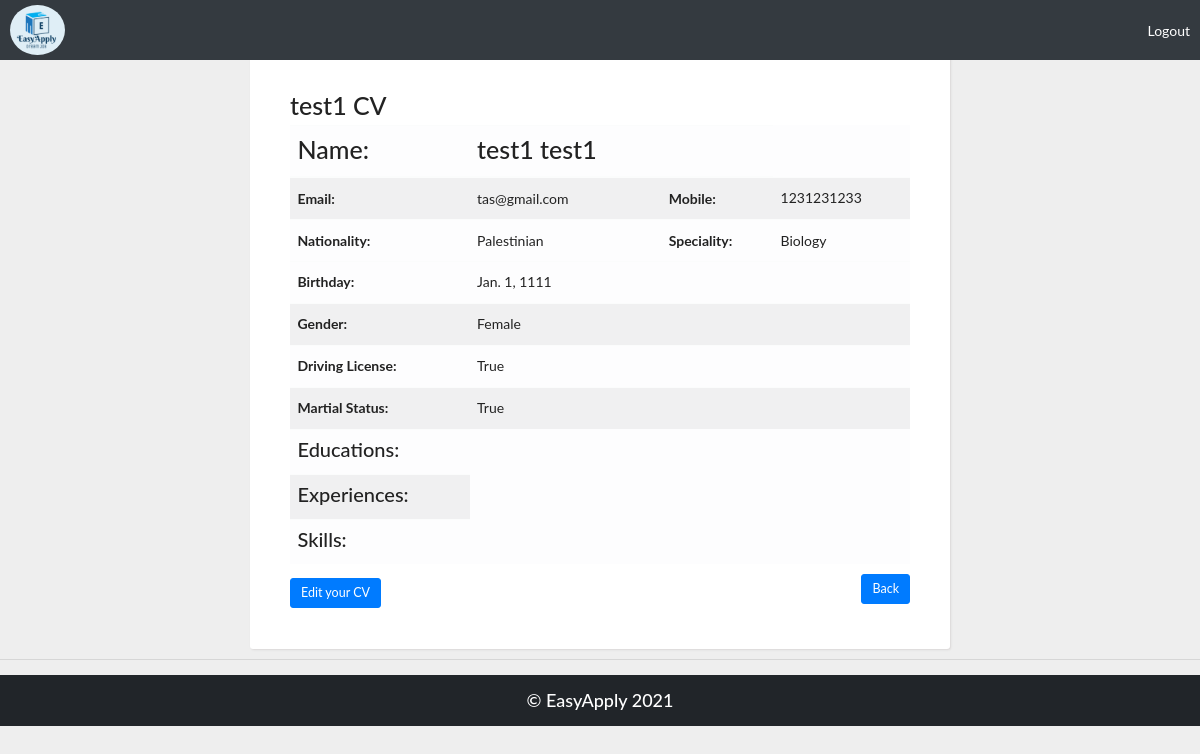
Before: /view (signed in) with the older database file.
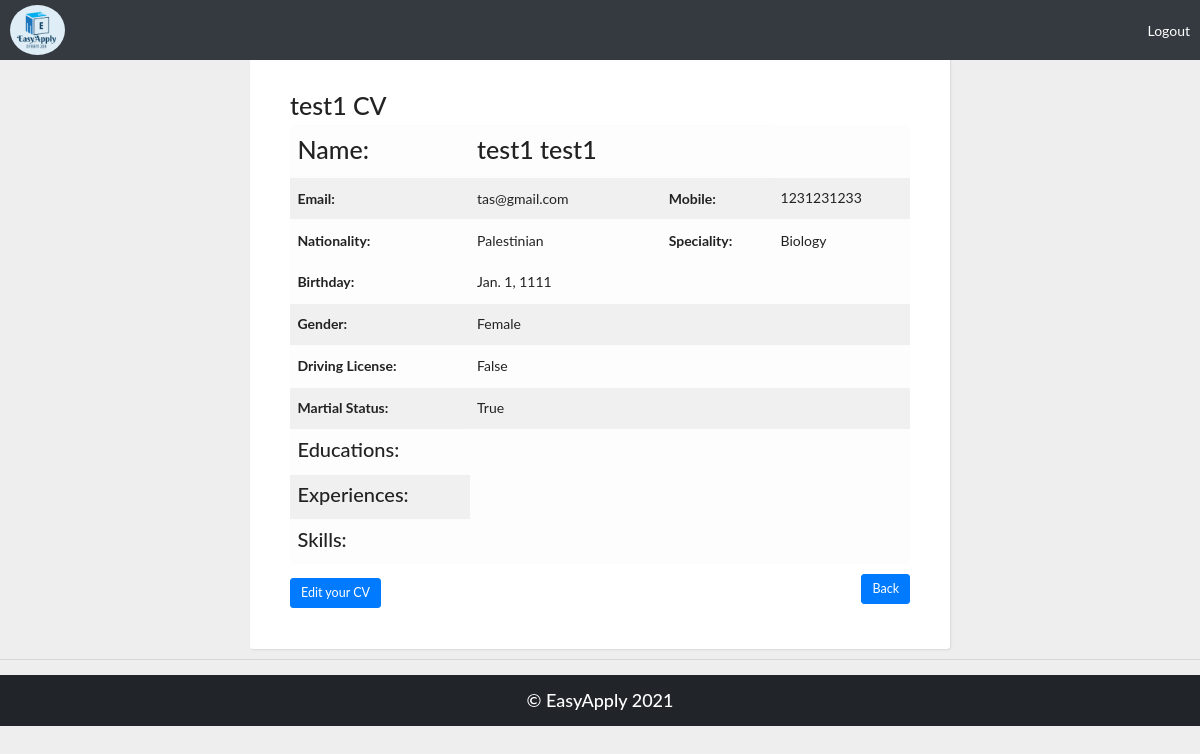
After: the same page with the newer database file.
### easy_app/models.py (models this page shows)
class User(models.Model):
    first_name = models.CharField(max_length=255)
    last_name = models.CharField(max_length=255)
    email = models.CharField(max_length=255 , unique=True)
    phone = models.IntegerField(unique=True)
    password=models.CharField(max_length=255)
    married = models.BooleanField(default=False)
    gender = models.CharField(choices= sel_gender, max_length=20,default="not specified")
    birthday = models.DateField()
    created_at = models.DateTimeField(auto_now_add=True)
    updated_at = models.DateTimeField(auto_now=True)
    objects=BlogManager()

class CV(models.Model):
    specialist = models.CharField(choices= job_specialist ,max_length=255 ,default="" , blank=False)
    nationality = models.CharField(max_length=255)
    driving = models.BooleanField(default=False)
    user = models.OneToOneField(User , related_name="cv" , on_delete=models.CASCADE)
    created_at = models.DateTimeField(auto_now_add=True)
    updated_at = models.DateTimeField(auto_now=True)

### easy_app/views.py (the view)
# urls.py: path('view' ,views.cv_view),
def cv_view(request):
    context = {
        'user' : models.get_this_user_by_id(request.session['id']),
        'cv': models.get_user_cv(request.session['id']),
        'edu' : models.get_user_edu(request.session['id']),
        'exp' : models.get_user_exp(request.session['id']),
        'skills' : models.get_user_skill(request.session['id']),
    }
    return render(request,'cv_view.html',context)

### easy_app/models.py (called while the page is built)
def get_this_user_by_id(user_id):
    this_user = User.objects.get(id = user_id)
    return this_user

def get_user_cv(user_id):
    this_user = get_this_user_by_id(user_id)
    cv = this_user
    return cv

def get_user_edu(user_id):
    user = get_this_user_by_id(user_id)
    cv = user.cv
    edu = Education.objects.filter(cv = cv)
    return edu

def get_user_exp(user_id):
    user = get_this_user_by_id(user_id)
    cv = user.cv
    exp = Experience.objects.filter(cv = cv)
    return exp

def get_user_skill(user_id):
    user = get_this_user_by_id(user_id)
    cv = user.cv
    skill = Skill.objects.filter(cv = cv)
    return skill

### easy_app/templates/cv_view.html (shortened to what this page needs)
<!DOCTYPE html>
<html lang="en">
<head>
    <link rel="stylesheet" href="css/bootstrap.min.css">
    <link rel="stylesheet" href="css/fontAwesome.css">
    <link rel="stylesheet" href="css/hero-slider.css">
    <link rel="stylesheet" href="css/templatemo-main.css">
    <link rel="stylesheet" href="css/owl-carousel.css">
    {% load static %}
    <link rel="stylesheet" href="{% static 'css/bootstrap.min.css' %}">
    <link rel="stylesheet" href="{% static 'css/fontAwesome.css' %}">
    <link rel="stylesheet" href="{% static 'css/templatemo-main.css' %}">
    <link rel="stylesheet" href="{% static 'css/hero-slider.css' %}">
    <link rel="stylesheet" href="{% static 'css/owl-carousel.css' %}">
    <link rel="stylesheet" href="{% static 'css/view.css' %}">
</head>
<body>
    <nav class="navbar navbar-expand-lg navbar-dark bg-dark d-flex justify-content-between fixed-top">
      <a href="/"><img src="{% static 'img/logo.png' %}" alt="My logo" height="50px" style="border-radius:50%"></a>
      <a href="/logout/">Logout</a>
    </nav>
    <main class="container">
    <h1>{{request.session.f_name}} CV</h1>
    <table class="table table-hover table-light table-striped">
      <thead>
        <tr>
          <th scope="col"><h1>Name:</h1></th>
          <th><h1>{{request.session.f_name}} {{request.session.l_name}}</h1></th>
          <th></th>
        </tr>
      </thead>
      <tbody>
        <tr>
            <th scope="row">Email:</th>
            <td>{{request.session.email}}</td>
            <th>Mobile:</th>
            <td>{{user.phone}}</td>
        </tr>
        <tr>
          <th scope="row">Nationality:</th>
          <td>{{cv.cv.nationality}}</td>
          <th>Speciality:</th>
          <td>{{cv.cv.specialist}}</td>
        </tr>
        <tr>
          <tr>
            <th scope="row">Birthday:</th>
            <td>{{cv.birthday}}</td>
            <td></td>
            <td></td>
          </tr>
          <tr>
            <th scope="row">Gender:</th>
            <td>{{cv.gender}}</td>
            <td></td>
            <td></td>
          </tr>
          <th scope="row">Driving License: </th>
          <td>{{cv.cv.driving}}</td>
          <td></td>
          <td></td>
        </tr>
        <tr>
          <th scope="row">Martial Status: </th>
          <td>{{cv.married}}</td>
          <td></td>
          <td></td>
        </tr>
        <tr>
          <th scope="row"><h2>Educations:</h2> </th>
        </tr>
        <tr>
          <th scope="row"><h2>Experiences:</h2> </th>
        </tr>
        <tr>
          <th scope="row"><h2>Skills:</h2> </th>
        </tr>
      </tbody>
    </table>
    <a href="create_cv"><button class="btn edit btn-primary btn-lg">Edit your CV</button></a>
    <a href="../"><button type="button" class="btn btn-primary btn-lg" style="float:right"> Back</button></a>
  </main>
  <hr>
  <div>
    <h4 class="text-center footer">© EasyApply 2021</h4>
  </div>
</body>
</html>

Changed rows visible on the page:
changed through a linked row, User "tas@gmail.com": cv.driving "True" → "False"
